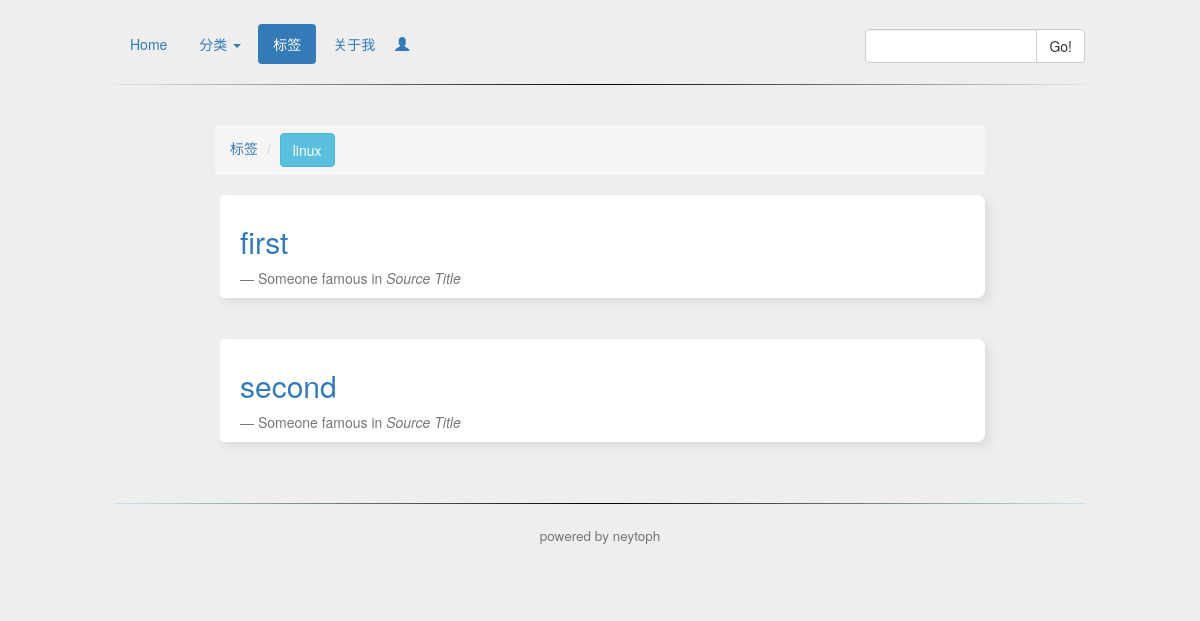
/index.php/Tag/show/3, run on an earlier commit of the app's database.
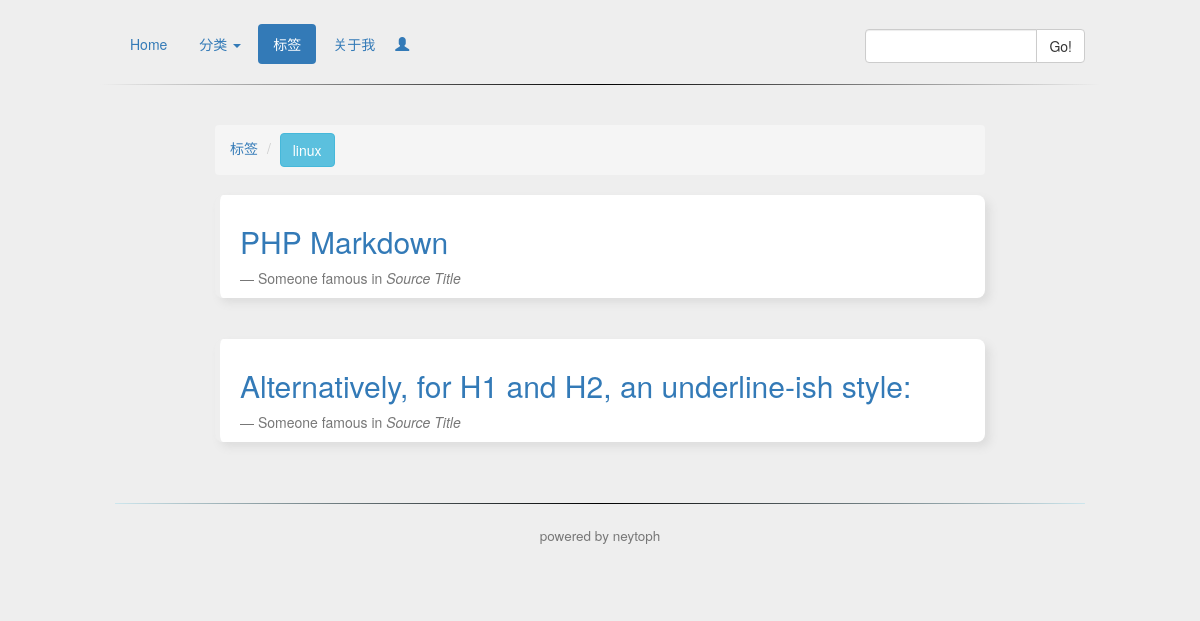
And on a later commit of the database.
### tables this page shows
CREATE TABLE IF NOT EXISTS `tag` (
  `id` int(10) unsigned NOT NULL AUTO_INCREMENT,
  `tag_name` varchar(50) NOT NULL,
  `tag_button_type` varchar(50) NOT NULL,
  PRIMARY KEY (`id`)
);

CREATE TABLE IF NOT EXISTS `articles` (
  `id` int(10) unsigned NOT NULL AUTO_INCREMENT,
  `title` varchar(255) NOT NULL,
  `content` text NOT NULL,
  `category` varchar(50) NOT NULL,
  `tag` varchar(100) NOT NULL,
  `published_at` datetime NOT NULL,
  `pv` int(50) unsigned NOT NULL DEFAULT '1',
  PRIMARY KEY (`id`)
);

### application/controllers/Tag.php (called while the page is built, shortened)
<?php
class Tag extends CI_Controller {
	public function show($tag_id){
		$this->load->helper('url');
		$this->load->model('articles_model');
		$data['data'] = $this->articles_model->getArticlesTag($tag_id);
		$this->load->model('tag_model');
        $data['tag_name'] = $this->tag_model->getTagByTagid($tag_id);
		$this->load->model('category_model');
		$data['all_category'] =  $this->category_model->getAllCategory();
		$data['cur_title'] = array('','','active','');
		$this->load->view('header');
		$this->load->view('menu',$data);
		$this->load->view('tag_show',$data);
		$this->load->view('footer');
	}
}

### index.php (called while the page is built, shortened)
<?php
require_once BASEPATH.'core/CodeIgniter.php';

### application/models/tag_model.php (called while the page is built, shortened)
<?php
class Tag_model extends CI_Model {
	public function getTagByTagid($tag_id){
		$sql="select * from tag  where id = {$tag_id}";
		$data = $this->db->query($sql)->result_array();
		return $data;
	}
}

### application/models/category_model.php (called while the page is built, shortened)
<?php
class Category_model extends CI_Model {
	public function getAllCategory(){
		$sql="select * from category order by category_order";
		$data_tmp =$this->db->query($sql)->result_array();
		foreach ($data_tmp as $value) {
			$category_id = $value['id'];
			$data["$category_id"]['id'] = $value['id'];
			$data["$category_id"]['category'] = $value['category'];
			$data["$category_id"]['category_order'] = $value['category_order'];
		}
		return $data;
	}
}

### application/models/articles_model.php (called while the page is built, shortened)
<?php
class Articles_model extends CI_Model {
	public function getArticlesTag($tag_id){
		$sql="select c.id, c.title,c.published_at,c.category, c.tag, a.id as tag_id, a.tag_name, a.tag_button_type from tag as a join article_tag as b on b.tag_id=a.id join articles as c on c.id=b.article_id where a.id='{$tag_id}'";
		$data = $this->db->query($sql)->result_array();
		return $data;
	}
}

### application/views/tag_show.php (the view)
<div class="col-sm-8 col-sm-offset-2" style="padding-top:20px">
<ol class="breadcrumb">
 <li><?php echo anchor("Tag/index","标签","")?></li>
 <li class="active"><button type='button' class='btn btn-<?php echo $data[0]['tag_button_type']?> btn-md'><?php echo $data[0]['tag_name']?></button></li>
</ol>
    <?php foreach ($data as $key => $value): ?>
        <blockquote style="background-color: #FFF;margin-top:20px;border-radius: 8px;box-shadow:5px 5px 8px #DDDDDD;"><a href='<?php echo site_url("Articles/article/{$value["id"]}");?>'><h2><?php echo $value['title']?></h2></a><small>Someone famous in <cite title="Source Title">Source Title</cite></small></blockquote>
      <hr style="solid">
    <?php endforeach ?>
</div>

What changed in the data, as far as the page shows it:
changed through a linked row, tag "linux": articles.title "first" → "PHP Markdown"; articles.title "second" → "Alternatively, for H1 and H2, an underline-ish style:"
